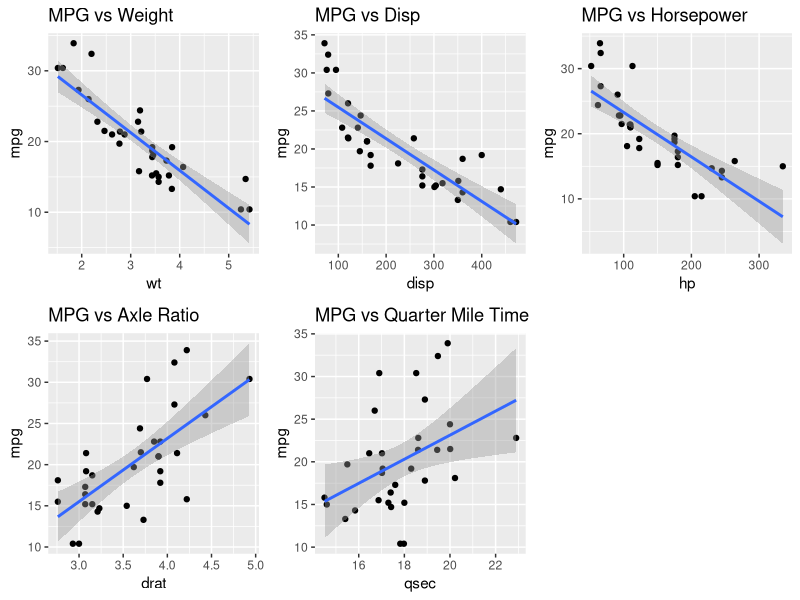

Recreate this plot in R. (Note: this script raises an error after producing the figure.)
## ---- chunk 1
library(knitr)
opts_chunk$set(echo=FALSE,message=FALSE,results = "asis") 
library(datasets); data(mtcars); library(stats); library(graphics);
library(gridExtra);library(ggplot2);library(xtable)
## ---- chunk 2
transmission<-factor(mtcars$am,labels=c("Automatic","Manual"))
cylinders<-factor(mtcars$cyl,labels=c("4","6","8"))
vs<-factor(mtcars$vs,labels=c("0","1"))
gear<-factor(mtcars$gear,labels=c("3","4","5"))
carburetors<-factor(mtcars$carb,labels=c(1,2,3,4,6,8))
data<-mtcars
data$am<-transmission
data$cyl<-cylinders
data$vs<-vs
data$gear<-gear
data$carb<-carburetors
## ---- chunk 3
Discrete<-c("cyl","vs","am","gear","carb","")
Continous<-c("mpg","disp","hp","drat","wt","qsec")
vars<-data.frame(Continous,Discrete)
print(xtable(vars),comment=F)
## ---- chunk 4
fit1<-lm(mpg~cyl+disp+hp+drat+wt+qsec+vs+am+gear,data=data)
rsq1<-summary(fit1)$r.squared

## ---- chunk 5
fit2<-lm(mpg~cyl+hp+drat+wt+qsec+vs+am+gear,data=data)
rsq2<-summary(fit2)$r.squared

## ---- chunk 6
fit_final<-lm(mpg~hp+am,data=data)
rsq3<-summary(fit_final)$r.squared

## ---- chunk 7


plot1<-qplot(wt,mpg,data=data)+geom_smooth(method = "lm")+ggtitle("MPG vs Weight")
plot2<-qplot(disp,mpg,data=data)+geom_smooth(method = "lm")+ggtitle("MPG vs Disp")
plot3<-qplot(hp,mpg,data=data)+geom_smooth(method = "lm")+ggtitle("MPG vs Horsepower")
plot4<-qplot(drat,mpg,data=data)+geom_smooth(method = "lm")+ggtitle("MPG vs Axle Ratio")
plot5<-qplot(qsec,mpg,data=data)+geom_smooth(method = "lm")+ggtitle("MPG vs Quarter Mile Time")
grid.arrange(plot1,plot2,plot3,plot4,plot5,ncol=3)
## ---- chunk 8
## define function
std<-function(x) sd(x)/sqrt(length(x))
inter<-function(x,y) {
    x$lower<-1:length(x$mpg)
    x$upper<-1:length(x$mpg)
    for (i in 1:length(x$mpg)) {
        x$lower[i]<-x$mpg[i]-y$mpg[i]
        x$upper[i]<-x$mpg[i]+y$mpg[i]
    }
    x
}

## data for plot 1
data_2<-aggregate(mpg~am,mean,data=data)
colnames(data_2)<-c("Transmission","mpg")
data_3<-aggregate(mpg~am,std,data=data)
data_2<-inter(data_2,data_3)

## barplot 1
barplot1 <- qplot(x=Transmission, y=mpg, fill=Transmission,data=data_2, geom="bar", stat="identity",position="dodge",
                  width=0.4)
barplot1<- barplot1 + geom_errorbar(aes(ymax=upper, ymin=lower), position=position_dodge(0.9),data=data_2) + 
    ggtitle("Average MPG by AM") + guides(fill=FALSE)

## data for plot 2
data_2<-aggregate(mpg~cyl,mean,data=data)
colnames(data_2)<-c("Cylinders","mpg")
data_3<-aggregate(mpg~cyl,std,data=data)
data_2<-inter(data_2,data_3)

## barplot 2
barplot2 <- qplot(x=Cylinders, y=mpg, fill=Cylinders,data=data_2, geom="bar", stat="identity",position="dodge",width=.5)
barplot2<- barplot2 + geom_errorbar(aes(ymax=upper, ymin=lower), position=position_dodge(0.9),data=data_2) + 
    ggtitle("Average MPG by Cyl") + guides(fill=FALSE)


## data for plot 3
data_2<-aggregate(mpg~vs,mean,data=data)
colnames(data_2)<-c("VS","mpg")
data_3<-aggregate(mpg~vs,std,data=data)
data_2<-inter(data_2,data_3)

## barplot 3
barplot3 <- qplot(x=VS, y=mpg, fill=VS,data=data_2, geom="bar", stat="identity",position="dodge",width=.4)
barplot3<- barplot3 + geom_errorbar(aes(ymax=upper, ymin=lower), position=position_dodge(0.9),data=data_2) + 
    ggtitle("Average MPG by VS") + guides(fill=FALSE)

## data for barplot 4
data_2<-aggregate(mpg~gear,mean,data=data)
colnames(data_2)<-c("Gears","mpg")
data_3<-aggregate(mpg~gear,std,data=data)
data_2<-inter(data_2,data_3)

## barplot 4
barplot4 <- qplot(x=Gears, y=mpg, fill=Gears,data=data_2, geom="bar", stat="identity",position="dodge",width=.5)
barplot4<- barplot4 + geom_errorbar(aes(ymax=upper, ymin=lower), position=position_dodge(0.9),data=data_2) + 
    ggtitle("Average MPG by Gears") + guides(fill=FALSE)


## data for barplot 4
data_2<-aggregate(mpg~gear,mean,data=data)
colnames(data_2)<-c("Gears","mpg")
data_3<-aggregate(mpg~gear,std,data=data)
data_2<-inter(data_2,data_3)

## barplot 4
barplot4 <- qplot(x=Gears, y=mpg, fill=Gears,data=data_2, geom="bar", stat="identity",position="dodge",width=.5)
barplot4<- barplot4 + geom_errorbar(aes(ymax=upper, ymin=lower), position=position_dodge(0.9),data=data_2) + 
    ggtitle("Average MPG by Gears") + guides(fill=FALSE)
grid.arrange(barplot1,barplot2,barplot3,barplot4,ncol=2)

## ---- chunk 9
print(xtable(summary(fit1)),comment=F)
## ---- chunk 10
print(xtable(cov2cor(cov(mtcars))),comment=F)
## ---- chunk 11
print(xtable(summary(fit2)),comment=F)
## ---- chunk 12
print(xtable(summary(fit_final)),comment=F)

## ---- chunk 13
fit_final<-lm(mpg~am+hp,data=data)
plot_r1<-qplot(hp,resid(fit_final),data=data)+ggtitle("Residuals vs HP")
plot_r2<-qplot(am,resid(fit_final),data=data)+ggtitle("Residuals vs Transmission")
grid.arrange(plot_r1,plot_r2,ncol=2)
## ---- chunk 14
fit_final<-lm(mpg~am+hp,data=data)
 qplot(predict(fit_final),resid(fit_final))+ggtitle("Residuals Plot")
